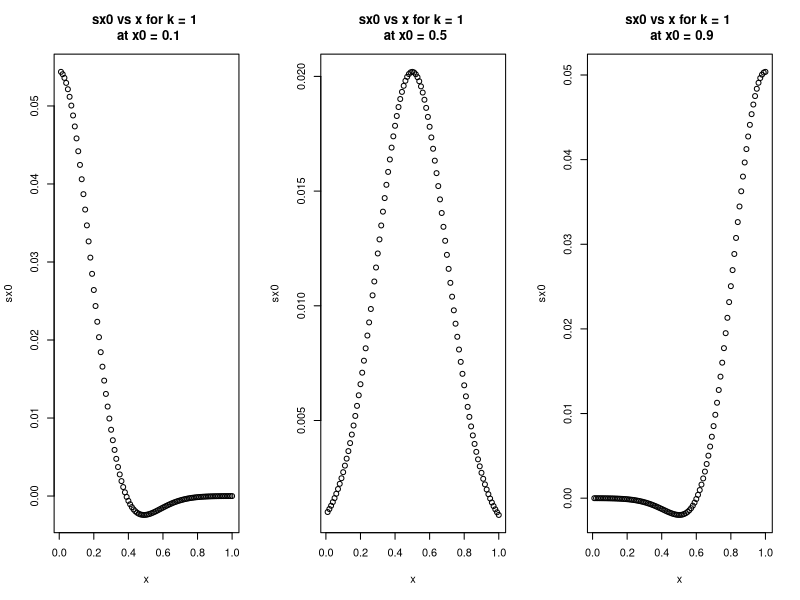
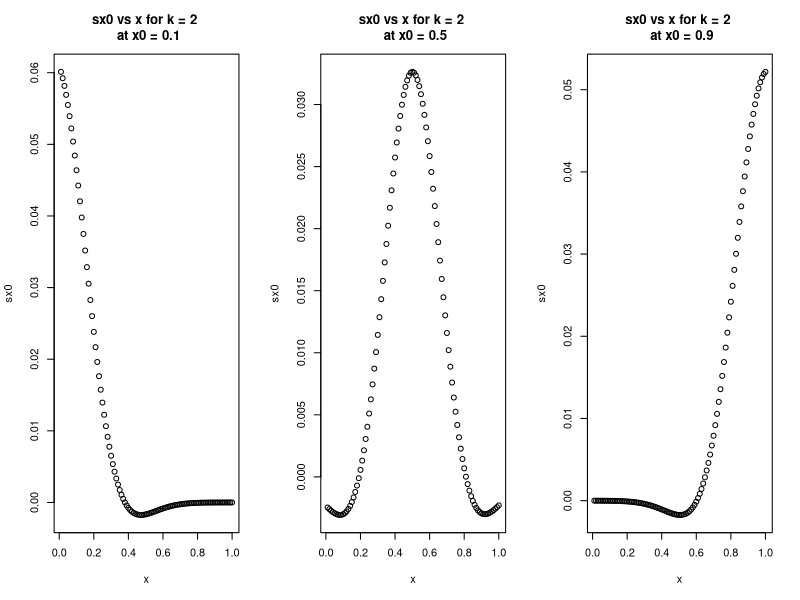
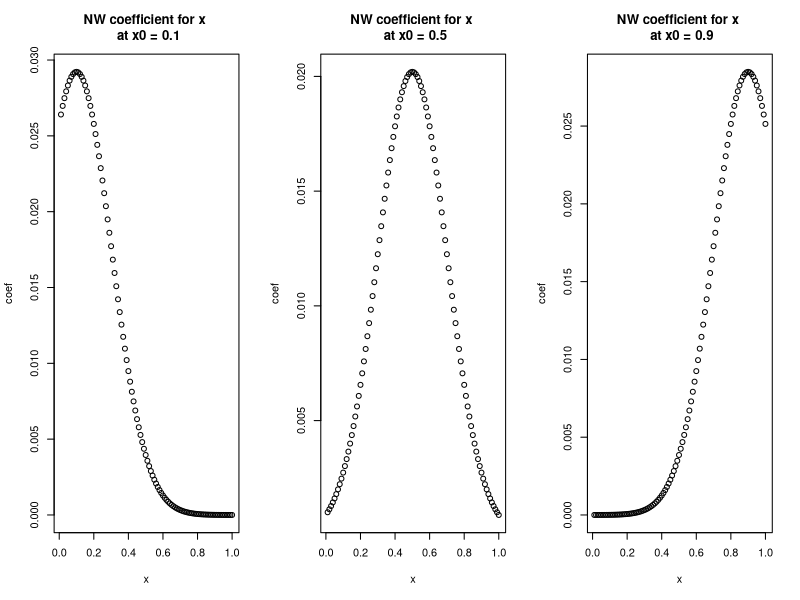

R code for these plots, in order: (Note: this script raises an error after producing the figures.)
## ---- chunk 1
knitr::opts_chunk$set(eval = TRUE, warning = FALSE)
library(Matrix)
library(KernSmooth)
library(splines)
library(ggplot2)
library(dplyr)
## ---- chunk 2
rm(list = ls())

n = 100

i = seq(1, 100, 1)
x = i/n
sigma = 0.2

haha <- function(x0, k){
  if (k == 0) e1 = matrix(1) #nw
  else e1 = matrix(c(1,rep(0, k))) #dim = 1 * k
  
  # kernel <- ( 1/ ( sigma * sqrt(2 * pi) ) ) * exp( - (x-x0)^2 / (2 * (sigma^2) ))
  kernel <- ( 1/ (sqrt(2 * pi) ) ) * exp( - ((x-x0)/sigma)^2 /2)
  
  w = diag(kernel) #dim = 100 * 100
  
  if (k == 0) z = cbind(rep(1, n)) #dim = 100 * 1
  else if (k == 1) z = cbind(rep(1, n), (x - x0)/sigma) #dim = 100 * 2
  else z = cbind(rep(1, n), (x - x0)/sigma, ((x - x0)/sigma)^2) #dim = 100 * 3
  
  s = t(e1) %*% solve (t(z) %*% w %*% z) %*% t(z) %*% w 
  return (t(s))
}
## ---- chunk 3
par(mfrow=c(1,3))

plot(x, haha(0.1, 1), main = "sx0 vs x for k = 1 \n at x0 = 0.1", ylab = "sx0")
plot(x, haha(0.5, 1), main = "sx0 vs x for k = 1 \n at x0 = 0.5", ylab = "sx0")
plot(x, haha(0.9, 1), main = "sx0 vs x for k = 1 \n at x0 = 0.9", ylab = "sx0")

plot(x, haha(0.1, 2), main = "sx0 vs x for k = 2 \n at x0 = 0.1", ylab = "sx0")
plot(x, haha(0.5, 2), main = "sx0 vs x for k = 2 \n at x0 = 0.5", ylab = "sx0")
plot(x, haha(0.9, 2), main = "sx0 vs x for k = 2 \n at x0 = 0.9", ylab = "sx0")

plot(x, haha(0.1, 0), main = "NW coefficient for x \n at x0 = 0.1", ylab = "coef")
plot(x, haha(0.5, 0), main = "NW coefficient for x \n at x0 = 0.5", ylab = "coef")
plot(x, haha(0.9, 0), main = "NW coefficient for x \n at x0 = 0.9", ylab = "coef")
## ---- chunk 4
rm(list = ls())

set.seed(100)
K = 5
seq.h <- seq(0.1, 1, length = 100)
seq.df <- seq(1, 100, length = 100)

n <- 100
xx <- sort(runif(n, -1, 1))
fs <- list(fa = function(x){sin(pi*x)},
           fb = function(x){2*x+ 3*x^2 - 6*x^4},
           fc = function(x){1/(1 + (5*x)^2)}) 

fa <- fs[[1]](xx)
fb <- fs[[2]](xx)
fc <- fs[[3]](xx)

ya <- fa + rnorm(n)
yb <- fb + rnorm(n)
yc <- fc + rnorm(n)


cv <- function(xx, yy) { 

  folds <- sample(cut(1:n, breaks = K, labels=FALSE))
  mse.nw <- mse.poly <- mse.sp <- matrix(0, ncol = length(seq.h), nrow = K)
  for(i in 1:K) {

    x.train <- xx[folds!=i] 
    y.train <- yy[folds!=i] 
    x.test <- xx[folds==i] 
    y.test <- yy[folds==i] 
    
    # Nadaraya-Watson estimator with a “gaussian” kernel
    mse.nw[i,] <- sapply(seq.h, function(h.val) {
      fit.y <- ksmooth(x.train, y.train, kernel = "normal", bandwidth = h.val, x.points = x.test)
      mean((fit.y$y - y.test[order(x.test)])^2) 
    })
    
    # Local Polynomial estimator of degree 2 and with a “gaussian” kernel
    mse.poly[i,] <- sapply(seq.h, function(h.val) {
      fit.y.1 <- locpoly(x.train, y.train, kernel = "normal", bandwidth = h.val, degree = 2)
      fit.y.2 <- approxfun(fit.y.1$x, fit.y.1$y)
      fit.y <- fit.y.2(x.test)
      mean((fit.y - y.test[order(x.test)])^2) 
    })
    
    # cubic B-spline (degree 3) regression
    mse.sp[i,] <- sapply(seq.df, function(df.val) {
      mod <- lm(y.train~ns(x.train, df=df.val, knots=NULL))
      x.test <- data.frame(x.test) %>% mutate(x.train = x.test) %>% select(-x.test) #rename
      fit.y <- predict(mod, newdata = data.frame(x.test))
      mean((fit.y - y.test[order(x.test)])^2)
    })
  }
  
  mean.cv.mse.nw <- colMeans(mse.nw, na.rm = TRUE) 
  mean.cv.mse.poly <- colMeans(mse.poly, na.rm = TRUE) 
  mean.cv.mse.sp <- colMeans(mse.sp, na.rm = TRUE)  
  
  h.opt.nw <- seq.h[which.min(mean.cv.mse.nw)]
  h.opt.poly <- seq.h[which.min(mean.cv.mse.poly)]
  h.opt.sp <- seq.df[which.min(mean.cv.mse.sp)]
  return(list(h.opt.nw, h.opt.poly, h.opt.sp)) 
}


# organize data for plots
plot.data <- function(yy, ff){
  hh <- cv(xx, yy)
  res.0 <- res.nw <- res.poly <- res.sp <- c()
  res.0$x <- res.nw$x <- res.poly$x <- res.sp$x <- xx
  
  res.0$y <- ff
  res.0$type <- "Unknown function f(x)"
  
  res.nw$y <- ksmooth(xx, yy, kernel = "normal", bandwidth = hh[[1]])$y
  res.nw$type <- "Nadaraya-Watson with a 'gaussian' kernel"
  
  ya.poly.1 <- locpoly(xx, yy, kernel = "normal", bandwidth = hh[[2]], degree = 2)
  ya.poly.2 <- approxfun(ya.poly.1$x, ya.poly.1$y)
  res.poly$y <- ya.poly.2(xx)
  res.poly$type <- "Local Polynomial of degree 2"
  
  res.sp$y <- lm(yy~ns(xx, df=hh[[3]], knots=NULL))$fitted.values
  res.sp$type <- "Natural cubic B-spline"
  
  rbind(as.data.frame(res.0), as.data.frame(res.nw), as.data.frame(res.poly), as.data.frame(res.sp))
}
res.a <- plot.data(ya, fa)
res.b <- plot.data(yb, fb)
res.c <- plot.data(yc, fc)
## ---- chunk 5
ggplot(data = res.a, aes(x=x, y=y, color = type)) + geom_line() + 
  labs(title = "Fitting estimators on data from function (a)", y="y", x = "x", 
       color = "Type of estimators")

ggplot(data = res.b, aes(x=x, y=y, color = type)) + geom_line() + 
  labs(title = "Fitting estimators on data from function (b)", y="y", x = "x", 
       color = "Type of estimators")

ggplot(data = res.c, aes(x=x, y=y, color = type)) + geom_line() + 
  labs(title = "Fitting estimators on data from function (c)", y="y", x = "x", 
       color = "Type of estimators")
